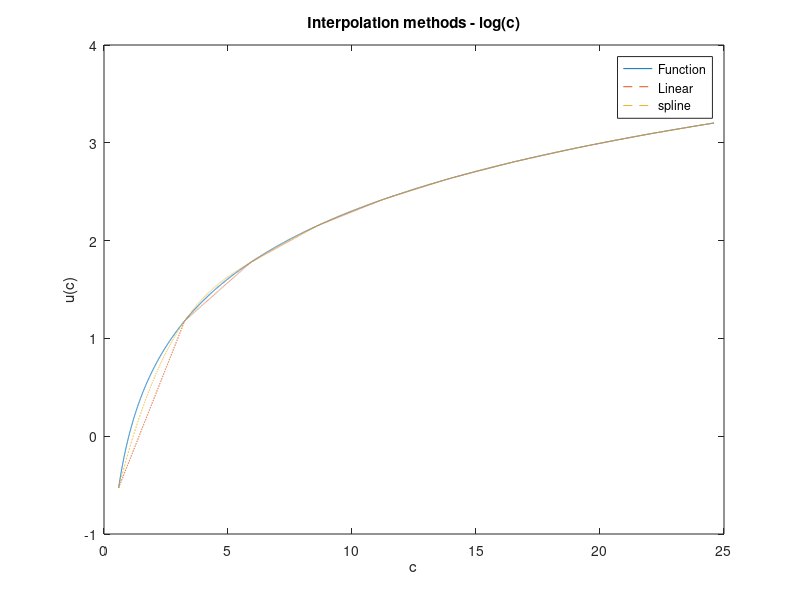
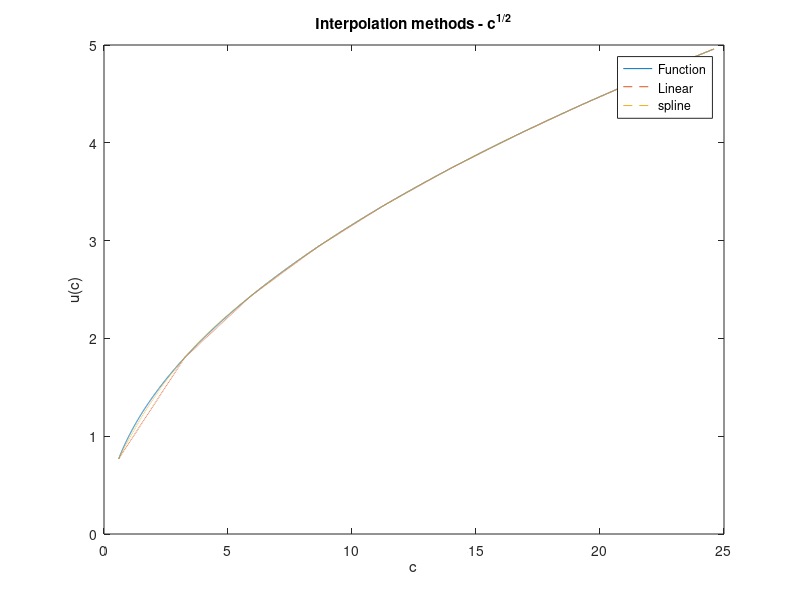
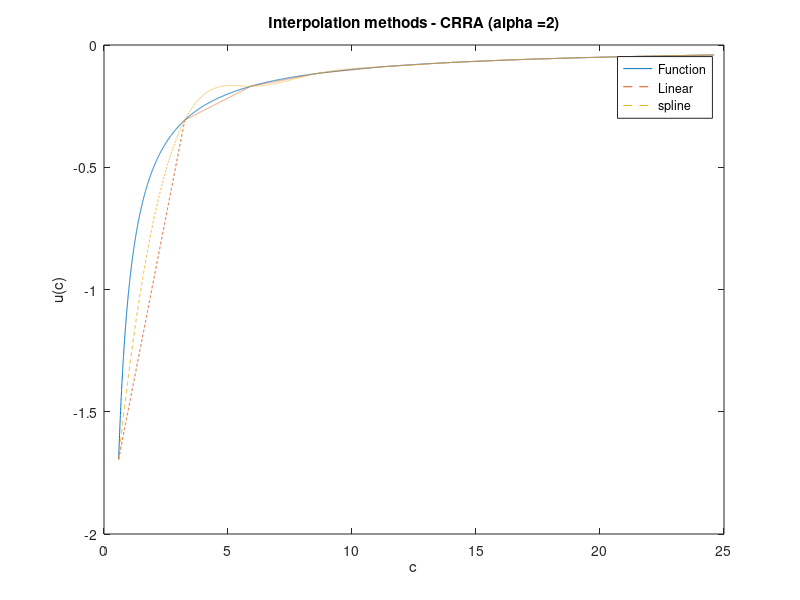

Write the MATLAB code that produced these figures, in order. (Note: this script raises an error after producing the figures.)
%% Problem Set 2
% Angelo Mendes

clear 
%% Comparing interpolation methods
alpha = 2;  %CRRA Parameter
theta = 1;  %Equally spaced grid
n = 10;     %Gridpoints
c_u = 5;    %Upper limit for the grid of c
c_l = 0.1;  %Lower limit for the grid of c

%Create naive grid
c = linspace(c_l, c_u, n);

%Polinomially expanded 
c_expanding = c_l + (c_u - c_l) .* c .^ theta;
% Finer grid
c_fine = linspace(min(c_expanding), max(c_expanding), 10000);

%Store values for the utility functions
u_1 = log(c_expanding);
u_2 = c_expanding.^(1/2);
u_3 = c_expanding.^(1-alpha) / (1-alpha);

%Store values for the utility functions
u1_real = log(c_fine);
u2_real = c_fine.^(1/2);
u3_real = c_fine.^(1-alpha) / (1-alpha);


u1_linear = interp1(c_expanding, u_1, c_fine);
u1_spline = interp1(c_expanding, u_1, c_fine, 'spline');

u2_linear = interp1(c_expanding, u_2, c_fine);
u2_spline = interp1(c_expanding, u_2, c_fine, 'spline');

u3_linear = interp1(c_expanding, u_3, c_fine);
u3_spline = interp1(c_expanding, u_3, c_fine, 'spline');

h = figure;
plot(c_fine, u1_real, c_fine, u1_linear, '--', c_fine, u1_spline, '--')
xlabel('c')
ylabel('u(c)')
title('Interpolation methods - log(c)')
legend('Function', 'Linear', 'spline')
saveas(h,sprintf('u1_interp_theta%d.png',theta))

h = figure;
plot(c_fine, u2_real, c_fine, u2_linear, '--', c_fine, u2_spline, '--')
xlabel('c')
ylabel('u(c)')
title('Interpolation methods - c^{1/2}')
legend('Function', 'Linear', 'spline')
saveas(h,sprintf('u2_interp_theta%d.png',theta))

h = figure;
plot(c_fine, u3_real, c_fine, u3_linear, '--', c_fine, u3_spline, '--')
xlabel('c')
ylabel('u(c)')
title(sprintf('Interpolation methods - CRRA (alpha =%d)',alpha))
legend('Function', 'Linear', 'spline')
saveas(h,sprintf('u3_interp_theta%d.png',theta))

%% Using function to find optimal grindpoints
n_guess = 2;
toler = 0.01;
[n, norm] = optimal_gridpoints(n_guess, toler, 10, 4, c_l, c_u, 'linear', 3);

%% Extrapolation 
% Take the coefficients for for the interpolations and evaluate off gridpoints
alpha=5;
extrapolation_grid = [0.05 5.1 5.5 6];

extrapolation_u1_linear = interp1(c, log(c), extrapolation_grid, 'linear', 'extrap');
extrapolation_u2_linear = interp1(c, c.^(1/2), extrapolation_grid, 'linear', 'extrap');
extrapolation_u3_linear = interp1(c, c.^(1-alpha) ./ (1-alpha), extrapolation_grid,...
    'linear', 'extrap');

extrapolation_u1_spline = interp1(c, log(c), extrapolation_grid, 'spline', 'extrap');
extrapolation_u2_spline = interp1(c, c.^(1/2), extrapolation_grid, 'spline', 'extrap');
extrapolation_u3_spline = interp1(c, c.^(1-alpha) ./ (1-alpha), extrapolation_grid,...
    'spline', 'extrap');


% An alternative way of doing that would be the following:
%
% extrapolation_u1_spline = zeros(4,1);
% extrapolation_u2_spline = zeros(4,1);
% extrapolation_u3_spline = zeros(4,1);
%
% Save spline coefs:
% spline_coef_u1 = spline(c, log(c));
% spline_coef_u2 = spline(c, c.^(1/2));
% spline_coef_u3 = spline(c, c.^(1-alpha) ./ (1-alpha));
% 
% Evaluate off-gridpoints using the spline coefs: 
% for i=1:4
%    c_extra = extrapolation_grid(i); 
%    
%    extrapolation_u1_spline(i) = ppval(spline_coef_u1, c_extra);
%    extrapolation_u2_spline(i) = ppval(spline_coef_u2, c_extra);
%    extrapolation_u3_spline(i) = ppval(spline_coef_u3, c_extra);
%      
% end

%% Chebyshev Polynomials

% p1 = poly(c);
% y1 = polyval(p1, c_fine);
p = 5; %Degree of the Chebyshev polynomial
%Coefs of the polynomial that better fits (in a LS sense) data in u1_real
[coef1, S1] = polyfit(c_fine, u1_real, p); 
cheb_u1 = polyval(coef1, c_fine);

[coef2, S2] = polyfit(c_fine, u2_real, p); 
cheb_u2 = polyval(coef2, c_fine);



h = figure;
plot(c_fine, u1_real, c_fine, cheb_u1)
xlabel('c')
ylabel('u(c)')
title('Chebyshev Polynomial Approximation')
legend('Function', 'Polynomial')
saveas(h, 'u1_cheb', 'png')

h = figure;
plot(c_fine, u2_real, c_fine, cheb_u2)
xlabel('c')
ylabel('u(c)')
title('Chebyshev Polynomial Approximation')
legend('Function', 'Polynomial')
saveas(h, 'u2_cheb', 'png')

alpha = 10;  %CRRA Parameter
u3_real = c_fine.^(1-alpha) / (1-alpha);
[coef3, S3] = polyfit(c_fine, u3_real, p); 
cheb_u3 = polyval(coef3, c_fine);

h = figure;
plot(c_fine, u3_real, c_fine, cheb_u3)
xlabel('c')
ylabel('u(c)')
title('Chebyshev Polynomial Approximation')
legend('Function', 'Polynomial')
saveas(h,sprintf('u3_cheb_alpha%d.png',alpha))
%% Optimal polynomial order
p = polynomial_order(500, 0.01, 2, c_l, c_u, 2, 1000);











